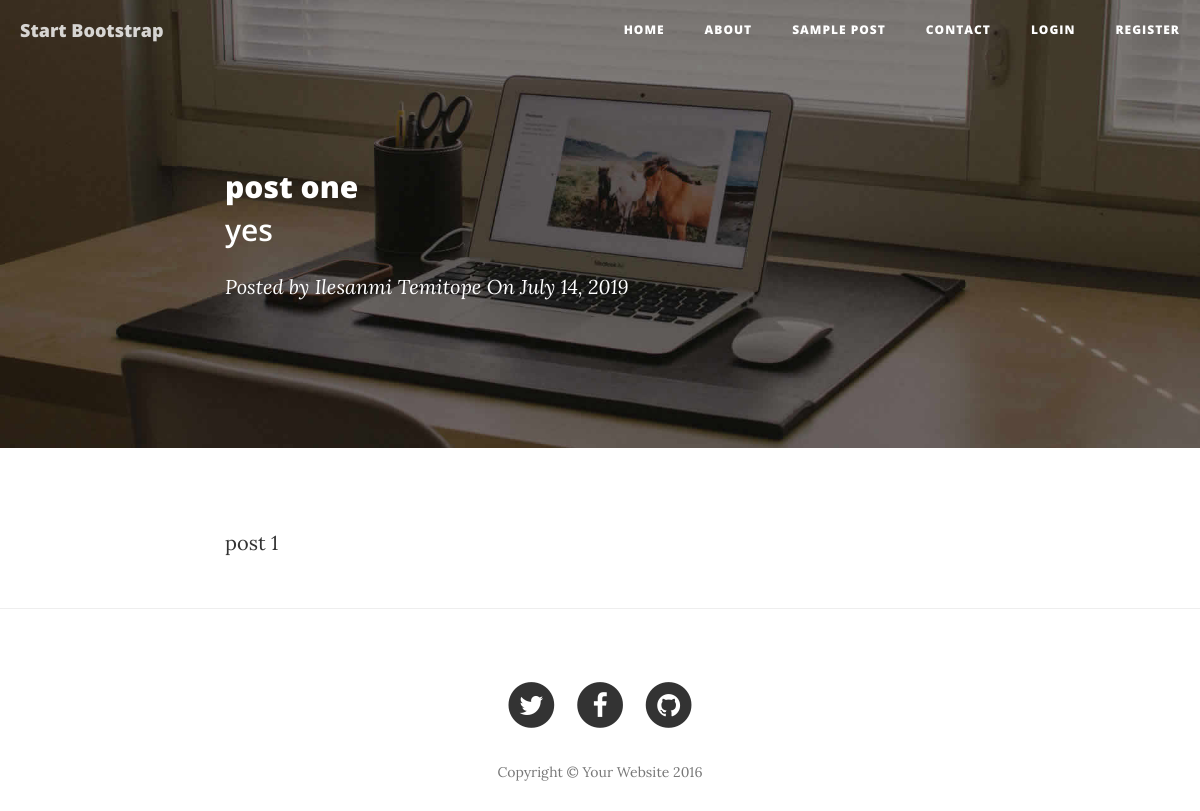
/post/1, run on the app's committed database.
### temiblog.py (models this page shows)
class BlogPost(db.Model,UserMixin):
       id = db.Column(db.Integer,primary_key=True)
       author = db.Column(db.String(255))
       title = db.Column(db.String(255))
       sub_title = db.Column(db.String(255))
       content = db.Column(db.Text)
       blog_pix =db.Column(db.String(200))
       author_id = db.Column(db.Integer)
       total_view = db.Column(db.BigInteger,default=0)
       today=db.Column(db.DateTime, nullable=False, default=datetime.utcnow)

### temiblog.py (the view)
@app.route('/post/<int:id>')
def post(id):
       content = BlogPost.query.filter_by(id=id).first()
       content.total_view +=1
       db.session.commit()
       return render_template('./post.html',content1=content)

### templates/post.html (shortened to what this page needs)
<!DOCTYPE html>
<html lang="en">
<head>
    <link href="{{url_for('static',filename='vendor/bootstrap/css/bootstrap.min.css')}}" rel="stylesheet">
    <link href="{{url_for('static',filename='css/clean-blog.min.css')}}" rel="stylesheet">
    <link href="{{url_for('static',filename='vendor/font-awesome/css/font-awesome.min.css')}}" rel="stylesheet" type="text/css">
</head>
<body>
    <nav class="navbar navbar-default navbar-custom navbar-fixed-top">
        <div class="container-fluid">
            <div class="navbar-header page-scroll">
                <a class="navbar-brand" href="{{url_for('index')}}">Start Bootstrap</a>
            </div>
            <div class="collapse navbar-collapse" id="bs-example-navbar-collapse-1">
                <ul class="nav navbar-nav navbar-right">
                    <li>
                        <a href="/">Home</a>
                    </li>
                    <li>
                        <a href="/about">About</a>
                    </li>
                    <li>
                        <a href="/post">Sample Post</a>
                    </li>
                    <li>
                        <a href="/contact">Contact</a>
                    </li>
                    <li>
                        <a href="/login">Login</a>
                    </li>
                    <li>
                        <a href="/register">Register</a>
                    </li>
                </ul>
            </div>
        </div>
    </nav>
    <header class="intro-header" style="background-image:  url('/static/blogpix/{{content1.blog_pix}}')">
        <div class="container">
            <div class="row">
                <div class="col-lg-8 col-lg-offset-2 col-md-10 col-md-offset-1">
                    <div class="post-heading">
                        <h2>{{content1.title}}</h2>
                        <h4 class="subheading">{{content1.sub_title}}</h4>
                        <span class="meta">Posted by <a href="{{url_for('useradminprofile', id=content1.author_id)}}">{{content1.author}}</a> On {{content1.today.strftime('%B %d, %Y')}}</span>
                    </div>
                </div>
            </div>
        </div>
    </header>
    <article>
        <div class="container">
            <div class="row">
                <div class="col-lg-8 col-lg-offset-2 col-md-10 col-md-offset-1">
                    <p>{{content1.content|safe}}</p>
                </div>
            </div>
        </div>
    </article>
    <hr>
    <footer>
        <div class="container">
            <div class="row">
                <div class="col-lg-8 col-lg-offset-2 col-md-10 col-md-offset-1">
                    <ul class="list-inline text-center">
                        <li>
                            <a href="#">
                                <span class="fa-stack fa-lg">
                                    <i class="fa fa-circle fa-stack-2x"></i>
                                    <i class="fa fa-twitter fa-stack-1x fa-inverse"></i>
                                </span>
                            </a>
                        </li>
                        <li>
                            <a href="#">
                                <span class="fa-stack fa-lg">
                                    <i class="fa fa-circle fa-stack-2x"></i>
                                    <i class="fa fa-facebook fa-stack-1x fa-inverse"></i>
                                </span>
                            </a>
                        </li>
                        <li>
                            <a href="#">
                                <span class="fa-stack fa-lg">
                                    <i class="fa fa-circle fa-stack-2x"></i>
                                    <i class="fa fa-github fa-stack-1x fa-inverse"></i>
                                </span>
                            </a>
                        </li>
                    </ul>
                    <p class="copyright text-muted">Copyright &copy; Your Website 2016</p>
                </div>
            </div>
        </div>
    </footer>
</body>
</html>

### data on the page
BlogPost: blog_pix (picture), title "post one", sub_title "yes", author "Ilesanmi Temitope", today "July 14, 2019", content "post 1"
